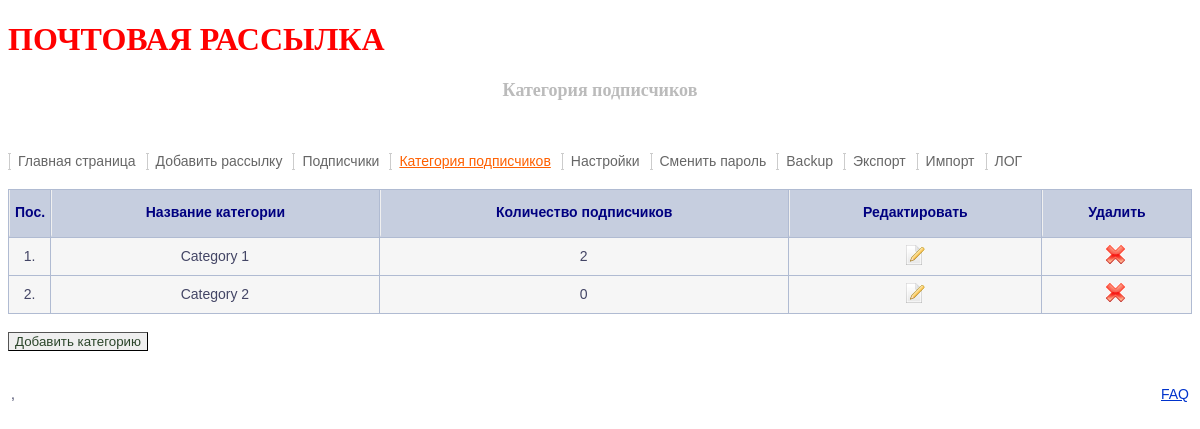
Screenshot of /sendmail/admin/category.php (signed in) with the database file from the repository.
### tables this page shows
CREATE TABLE IF NOT EXISTS `sm_category` (
  `id_cat` int(7) NOT NULL AUTO_INCREMENT,
  `name` varchar(200) NOT NULL,
  PRIMARY KEY (`id_cat`)
);

### sendmail/admin/category.php (the view, shortened to what this page needs)
<?php
try
{
	require_once "lib/connect.inc";
	include "top.php";
?>
<table class="cattab content" cellSpacing="1" cellPadding="5" border="0" width="100%"><tr>
<td class="catmenu toptab"><?php echo TABLECOLMN_POS; ?></td>
<td class="catmenu toptab" align="middle"><?php echo TABLECOLMN_NAME; ?></td>
<td class="catmenu toptab" align="middle"><?php echo TABLECOLMN_NUMBER_SUBSCRIBERS; ?></td>
<td class="catmenu toptab" align="middle"><?php echo EDIT; ?></td>
<td class="catmenu toptab" align="middle"><?php echo REMOVE; ?></td>
</tr>
<?php
	$query = "SELECT * FROM ".DB_CAT." ORDER BY name";
	$result = $dbh->query($query);
	$i = 1;
	while($row = $result->fetch_array())
	{
		$query = "SELECT COUNT(*) FROM ".DB_SUB." WHERE id_cat = ".$row['id_cat'];
		$result_count = $dbh->query($query);
		$count = $result_count->fetch_assoc();
		echo "<tr class=trcat>
		<td width=12 align=middle>".($i++).".</td>
		<td align=middle>".$row['name']."</td>
		<td align=middle>".$count['COUNT(*)']."</td>
		<td align=middle><a title='".EDIT."' href=\"edit_category.php?id_cat=".$row['id_cat']."\"><img border=\"0\" src=\"images/edit.gif\" width=\"24\" height=\"24\"></a></td>";
		if($count['COUNT(*)']>0)
		{
			echo "<td align=middle><a title=\"".REMOVE."\" href=\"del_category.php?id_cat=".$row['id_cat']."\" onclick=\"return confirm('".ALERT_REMOVE."');\"><img border=\"0\" src=\"images/delete.gif\" width=\"24\" height=\"24\"></a></td>";
		}
		else echo "<td align=middle><a title=\"".REMOVE."\" href=\"del_category.php?id_cat=".$row['id_cat']."\"><img border=\"0\" src=\"images/delete.gif\" width=\"24\" height=\"24\"></a></td>";
	}
?>
</tr></table><br>
<form action="add_category.php" method=post>
<input type="submit" class="button" value="<?php echo ADD_CATEGORY; ?>">
</form>
<?php
	include "bottom.php";
}
catch(ExceptionObject $exc)
{
	require_once("lib/exception_object_debug.inc");
}
catch(ExceptionMySQL $exc)
{
	require_once("lib/exception_mysql_debug.inc");
}
catch(ExceptionMember $exc)
{
	require_once("lib/exception_member_debug.inc");
}
?>

### sendmail/admin/style.css (style rules this page uses)
.cattab { border-width: 0px; border-color: #5c8eb3; background-color: #b0bbd2; }
.catmenu { border-left: #f0f0f0 1px solid; border-bottom: #c6cedf 2px solid; height: 35px; background-color: #c6cedf; text-align: center ; font-weight: bold; font-size: 14px; color: #000080; }
.content { font-family: Arial, sans-serif; font-size: 14px; color: #434565 }
.trcat { background-color: #F6F6F6; }
.toptab { font-size: 14px; color: #000080; text-align: center; font-weight: bold }
a { font-size: 14px; color: #0033CC; font-family: Arial, sans-serif }
.button { border-width: 1px; color: #2B452A }

### rows the page displays
sm_category: name "Category 1", COUNT "2"
sm_category: name "Category 2", COUNT "0"

### other values shown
NAME "ПОЧТОВАЯ РАССЫЛКА"
$title "Категория подписчиков"
MENU_INDEX "Главная страница"
MENU_ADDSEND "Добавить рассылку"
MENU_USERS "Подписчики"
MENU_CATEGORY "Категория подписчиков"
MENU_SETTINGS "Настройки"
MENU_CHANGE "Сменить пароль"
MENU_BACKUP "Backup"
MENU_EXPORT "Экспорт"
MENU_IMPORT "Импорт"
MENU_LOG "ЛОГ"
TABLECOLMN_POS "Пос."
TABLECOLMN_NAME "Название категории"
TABLECOLMN_NUMBER_SUBSCRIBERS "Количество подписчиков"
